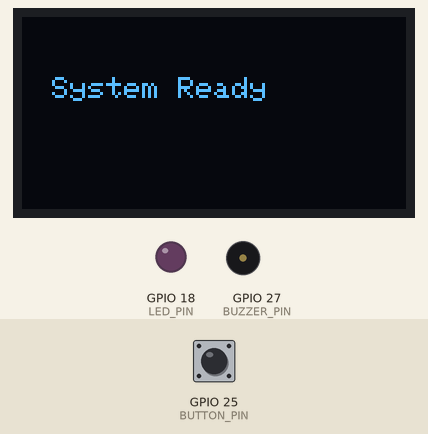
Recording of a program running on a simulated ESP32. Shown: 128×64 one-colour display, output pins drawn as LEDs (lit = HIGH), buzzer (waves = sounding). The test bench sets the inputs (shaded band); at power-on: GPIO 25 (BUTTON_PIN) HIGH.

Above: at 1.2 s.
1.3 s: GPIO 25 (BUTTON_PIN) pulled LOW for 3.2 s
At 4.0 s:
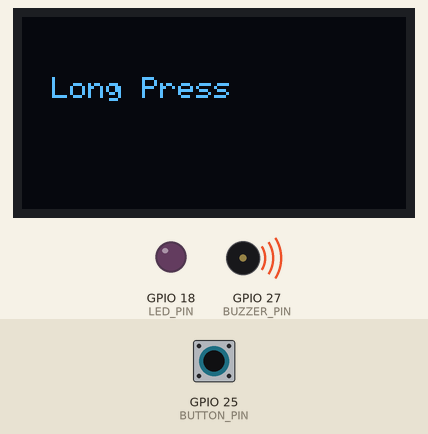
6.0 s: GPIO 25 (BUTTON_PIN) pulled LOW for 0.15 s
At 7.2 s:
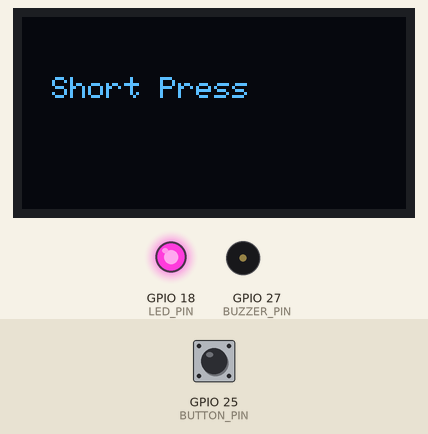
7.6 s: GPIO 25 (BUTTON_PIN) pulled LOW for 3.2 s
At 10.0 s:
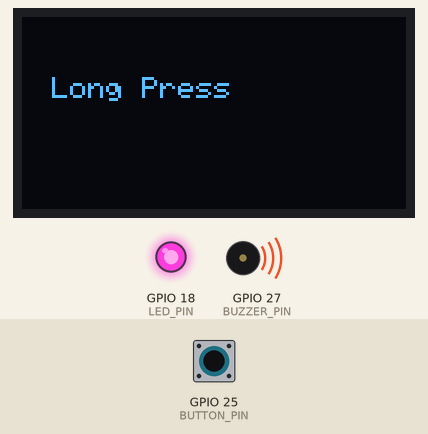
12.3 s: GPIO 25 (BUTTON_PIN) pulled LOW for 1 s
At 14.4 s:
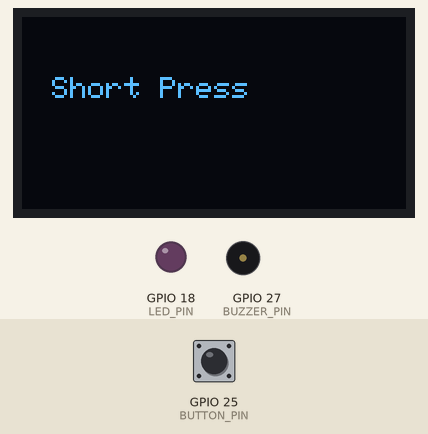
14.8 s: GPIO 25 (BUTTON_PIN) driven LOW
At 16.7 s:
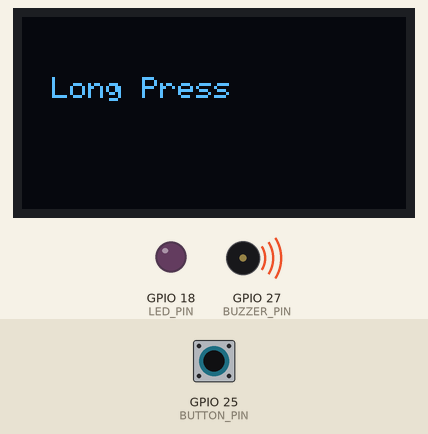
17.8 s: GPIO 25 (BUTTON_PIN) driven HIGH
At 18.7 s:
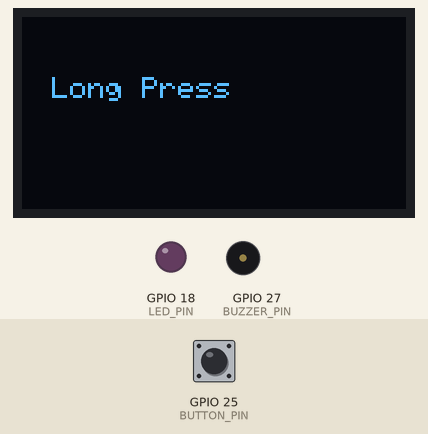
Timing chart, 0 to 20.3 s (numbered marks = the images above; inputs shaded):
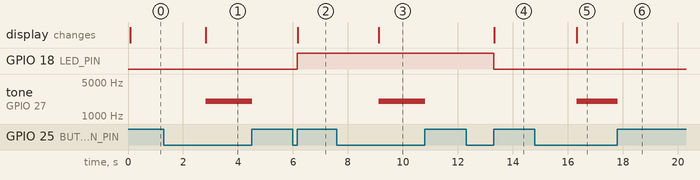

Measured:
- after the input at 1.3 s, tone on GPIO 27 (BUZZER_PIN): silent → 2000 Hz after 1.5 s, → silent 1.7 s later; the display: first differs from a run without the input after 1.5 s (image 1)
- after the input at 6.0 s, GPIO 18 (LED_PIN): LOW → HIGH after 0.15 s; the display: changes after 0.18 s (image 2)
- after the input at 7.6 s, tone on GPIO 27 (BUZZER_PIN): silent → 2000 Hz after 1.5 s, → silent 1.7 s later; the display: first differs from a run without the input after 1.5 s (image 3)
- after the input at 12.3 s, GPIO 18 (LED_PIN): HIGH → LOW after 1.0 s; the display: changes after 1.0 s (image 4)
- after the input at 14.8 s, tone on GPIO 27 (BUZZER_PIN): silent → 2000 Hz after 1.5 s; the display: first differs from a run without the input after 1.5 s (image 5)
- after the input at 17.8 s, tone on GPIO 27 (BUZZER_PIN): 2000 Hz → silent at once

The program:

main.cpp
```cpp
//Assignment-1 Task B
//Iot And Embedded Systems
//BSCS 5TH B
//Name : Sajal Naeem    Roll No:23-NTU-CS-1089


#include <Arduino.h>
#include <Wire.h>
#include <Adafruit_GFX.h>
#include <Adafruit_SSD1306.h>

//  Pin Definitions
#define BUTTON_PIN 25
#define LED_PIN 18
#define BUZZER_PIN 27
#define SDA_PIN 21
#define SCL_PIN 22

//  OLED Setup
#define SCREEN_WIDTH 128
#define SCREEN_HEIGHT 64
Adafruit_SSD1306 display(SCREEN_WIDTH, SCREEN_HEIGHT, &Wire, -1);

// Globals
bool ledState = false;
bool buttonPressed = false;
unsigned long pressStartTime = 0;
const unsigned long longPressDuration = 1500;

//  Display message
void showMessage(const String &msg) {
  display.clearDisplay();
  display.setTextSize(1);
  display.setTextColor(SSD1306_WHITE);
  display.setCursor(10, 20);
  display.print(msg);
  display.display();
}

// Setup
void setup() {
  Serial.begin(115200);
  pinMode(BUTTON_PIN, INPUT_PULLUP);
  pinMode(LED_PIN, OUTPUT);
  pinMode(BUZZER_PIN, OUTPUT);

  // Initialize OLED
  Wire.begin(SDA_PIN, SCL_PIN);
  if (!display.begin(SSD1306_SWITCHCAPVCC, 0x3C)) {
    Serial.println("SSD1306 allocation failed");
    while (true);
  }
  display.clearDisplay();
  display.display();

  showMessage("System Ready");
  digitalWrite(LED_PIN, LOW);
  digitalWrite(BUZZER_PIN, LOW);
}

//  Loop
void loop() {
  bool btnState = digitalRead(BUTTON_PIN);


  if (!btnState && !buttonPressed) {
    buttonPressed = true;
    pressStartTime = millis();
  }

  // Button held down
  if (buttonPressed && !btnState) {
    unsigned long pressDuration = millis() - pressStartTime;
    if (pressDuration > longPressDuration) {

      showMessage("Long Press");

      tone(BUZZER_PIN, 2000);


    }
  }

  // Button released
  if (buttonPressed && btnState) {
    unsigned long pressDuration = millis() - pressStartTime;
    buttonPressed = false;

    // Stop buzzer
    noTone(BUZZER_PIN);
    digitalWrite(BUZZER_PIN, LOW);

    if (pressDuration <= longPressDuration) {
      ledState = !ledState;
      digitalWrite(LED_PIN, ledState ? HIGH : LOW);
      showMessage("Short Press");
    }
  }
}
```
